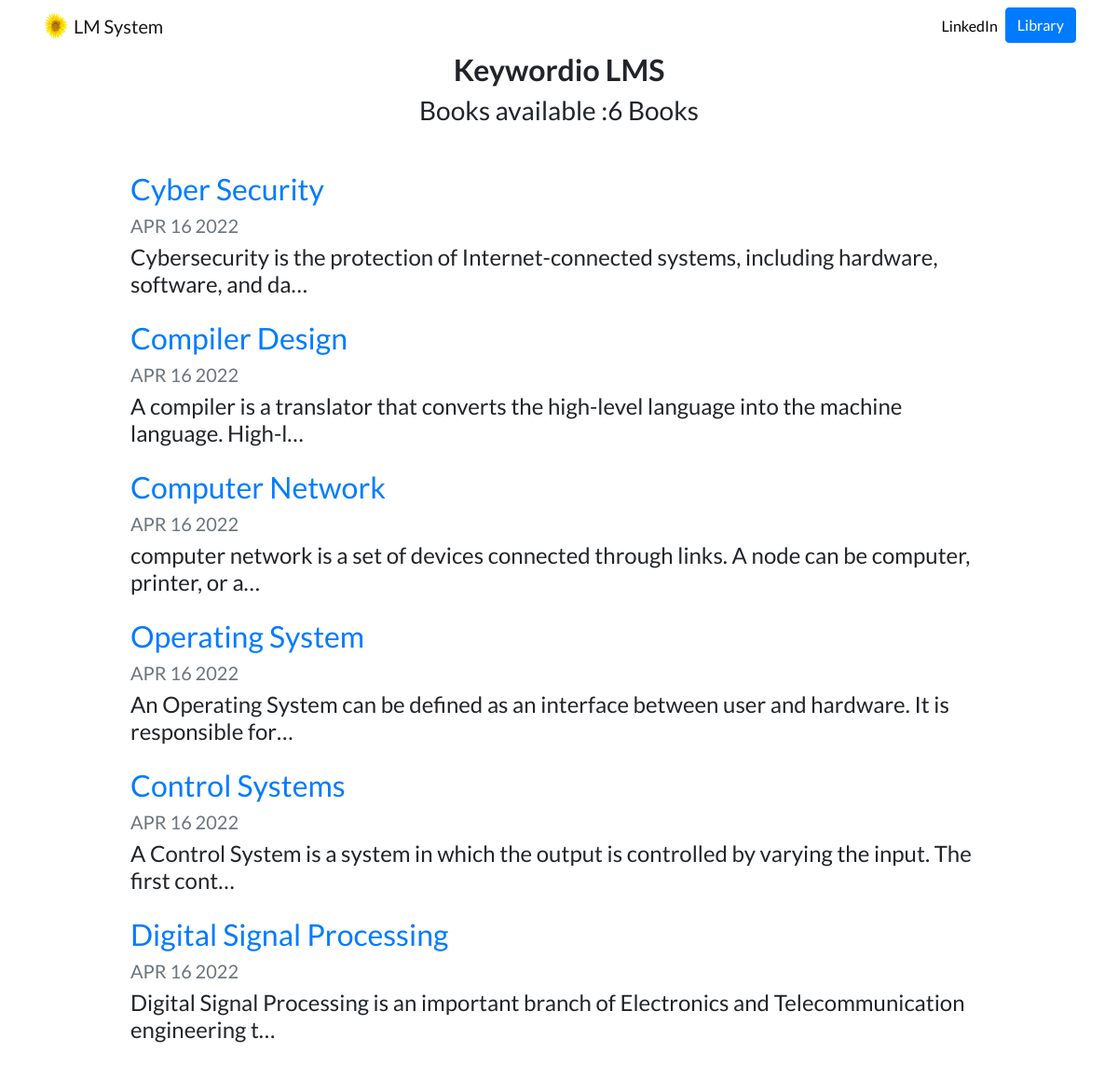
The page /books/ on the database its author committed.
### books/models.py (models this page shows, shortened)
class Books(models.Model):
    title=models.CharField(max_length=200)
    description=models.TextField()
    date=models.DateField()

### books/views.py (the view)
# urls.py: path('',views.all_bookss,name='all_bookss'),
def all_bookss(request):
    bookss=Books.objects.order_by('-date')
    return render(request,'books/all_bookss.html',{'bookss':bookss})

### books/templates/books/all_bookss.html
{% extends "Lms/base.html" %}
{% load static %}
{% block content %}
<h2 id="bookstitle" class="font-weight-bold text-center">Keywordio LMS</h2>
<h3 class="text-center mb-5">Books available :{{ bookss.count }} Book{{ bookss.count|pluralize }}</h3>
{% for books in bookss %}
<div class="row justify-content-center my-3">
  <div class="col-md-10">
    <a href="{% url 'books:detail' books.id %}">
      <h2>{{ books.title }}</h2>
    </a>
    <h5 class="text-muted">{{ books.date|date:'M d Y'|upper }}</h5>
    <h4>{{ books.description|striptags|truncatechars:100 }}</h4>
  </div>
</div>
{% endfor %}
{% endblock %}

### Lms/templates/Lms/base.html (shortened to what this page needs)
{% load static %}
<!doctype html>
<html lang="en">
<head>
  <link rel="stylesheet" href="https://stackpath.bootstrapcdn.com/bootstrap/4.4.1/css/bootstrap.min.css">
  <link rel="stylesheet" href="{% static "Lms/custom.css" %}">
</head>
<body>
  <nav id="topNav" class="navbar navbar-expand-md navbar-light">
    <div class="container">
      <a class="navbar-brand" href="{% url 'home' %}">
        <img src="{% static "Lms/Logo.jpg" %}" width="30" height="30" class="d-inline-block align-top">
        <span>LM System</span>
      </a>
      <div class="collapse navbar-collapse text-center" id="navbarNav">
        <ul class="navbar-nav ml-auto">
          <li class="nav-item">
            <a class="nav-link" href="https://www.linkedin.com/in/kumar-reddy-gude-82809222a" target="_blank">LinkedIn</a>
          </li>
          <li>
            <a role="button" href="{% url 'books:all_bookss' %}" class="btn btn-primary">Library</a>
          </li>
        </ul>
      </div>
    </div>
  </nav>
  <div class="container">
    {% block content %}{% endblock %}
  </div>
</body>
</html>

### Lms/static/Lms/custom.css (style rules this page uses)
.navbar-nav .nav-link { color: rgba(0,0,0,1) !important; }
body { font-family: 'Lato', sans-serif; }

### rows shown on the page
Books: title "Cyber Security", date "APR 16 2022", description "Cybersecurity is the protection of Internet-connected systems, including hardware, software, and da…"
Books: title "Compiler Design", date "APR 16 2022", description "A compiler is a translator that converts the high-level language into the machine language. High-l…"
Books: title "Computer Network", date "APR 16 2022", description "computer network is a set of devices connected through links. A node can be computer, printer, or a…"
Books: title "Operating System", date "APR 16 2022", description "An Operating System can be defined as an interface between user and hardware. It is responsible for…"
Books: title "Control Systems", date "APR 16 2022", description "A Control System is a system in which the output is controlled by varying the input. The first cont…"
Books: title "Digital Signal Processing", date "APR 16 2022", description "Digital Signal Processing is an important branch of Electronics and Telecommunication engineering t…"

### other values the page prints
{{ bookss.count }} "6"
